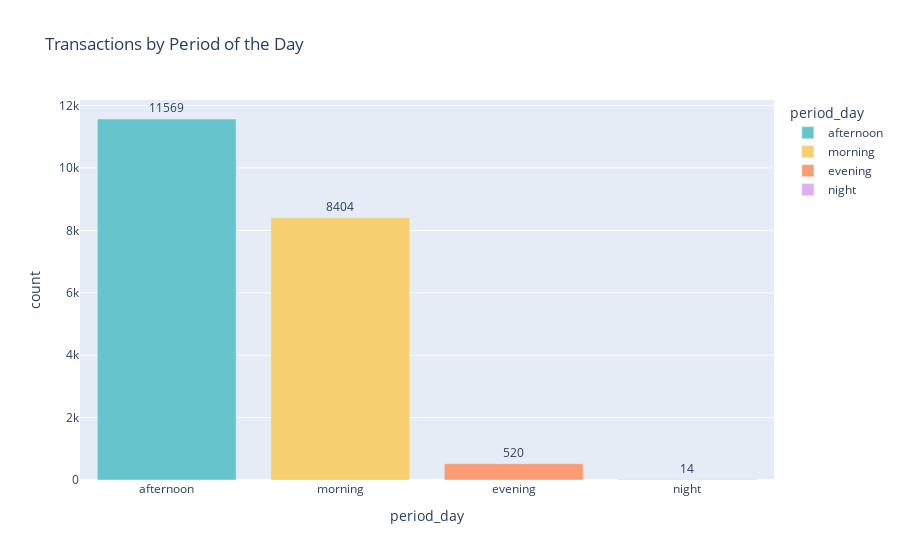

Notebook source saved alongside this figure:
### Code cell
#BAsic EDA
period_counts = df['period_day'].value_counts().reset_index()
period_counts.columns = ['period_day', 'count']

fig = px.bar(
    period_counts,
    x='period_day',
    y='count',
    title='Transactions by Period of the Day',
    text='count',
    color='period_day',
    color_discrete_sequence=px.colors.qualitative.Pastel
)
fig.update_traces(textposition='outside')
fig.show()

### Figure 1 — Plotly figure (JSON) as saved in the notebook; plotly's stock layout.template omitted (floating-point values rounded to 4 significant figures)
{"data": [{"alignmentgroup": "True", "hovertemplate": "period_day=%{x}<br>count=%{text}<extra></extra>", "legendgroup": "afternoon", "marker": {"color": "rgb(102, 197, 204)", "pattern": {"shape": ""}}, "name": "afternoon", "offsetgroup": "afternoon", "orientation": "v", "showlegend": true, "text": [11569], "textposition": "outside", "type": "bar", "x": ["afternoon"], "xaxis": "x", "y": [11569], "yaxis": "y"}, {"alignmentgroup": "True", "hovertemplate": "period_day=%{x}<br>count=%{text}<extra></extra>", "legendgroup": "morning", "marker": {"color": "rgb(246, 207, 113)", "pattern": {"shape": ""}}, "name": "morning", "offsetgroup": "morning", "orientation": "v", "showlegend": true, "text": [8404], "textposition": "outside", "type": "bar", "x": ["morning"], "xaxis": "x", "y": [8404], "yaxis": "y"}, {"alignmentgroup": "True", "hovertemplate": "period_day=%{x}<br>count=%{text}<extra></extra>", "legendgroup": "evening", "marker": {"color": "rgb(248, 156, 116)", "pattern": {"shape": ""}}, "name": "evening", "offsetgroup": "evening", "orientation": "v", "showlegend": true, "text": [520], "textposition": "outside", "type": "bar", "x": ["evening"], "xaxis": "x", "y": [520], "yaxis": "y"}, {"alignmentgroup": "True", "hovertemplate": "period_day=%{x}<br>count=%{text}<extra></extra>", "legendgroup": "night", "marker": {"color": "rgb(220, 176, 242)", "pattern": {"shape": ""}}, "name": "night", "offsetgroup": "night", "orientation": "v", "showlegend": true, "text": [14], "textposition": "outside", "type": "bar", "x": ["night"], "xaxis": "x", "y": [14], "yaxis": "y"}], "layout": {"autosize": true, "barmode": "relative", "legend": {"title": {"text": "period_day"}, "tracegroupgap": 0}, "title": {"text": "Transactions by Period of the Day"}, "xaxis": {"anchor": "y", "autorange": true, "categoryarray": ["afternoon", "morning", "evening", "night"], "categoryorder": "array", "domain": [0, 1], "range": [-0.5, 3.5], "title": {"text": "period_day"}, "type": "category"}, "yaxis": {"anchor": "x", "autorange": true, "domain": [0, 1], "range": [0, 12180.0], "title": {"text": "count"}, "type": "linear"}}}
